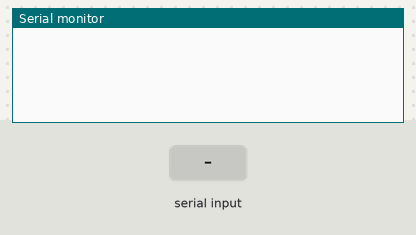
Recording of a sketch running on a simulated ESP32. Shown: the last lines printed to the serial monitor. The inputs (shaded band) are chosen by the test bench.

Above: at 1.2 s.
1.3 s: "Comunicacion cortada\n" received over the second serial link
At 2.2 s:
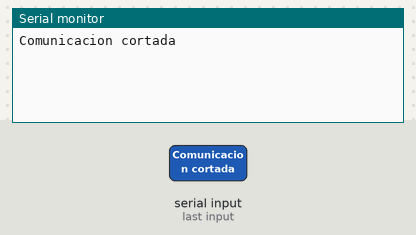
2.8 s: "90,45,200\n" received over the second serial link
At 3.3 s:
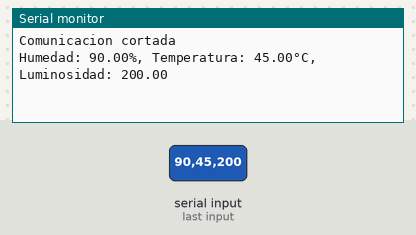

Measured:
- after the input at 1.3 s, the serial monitor: prints a new line at once (image 1)
- after the input at 2.8 s, the serial monitor: prints a new line at once (image 2)

The sketch:

MEGARx.ino
```cpp
String data;
float humedad, temperatura, luminosidad;

void setup()
{
    // Inicia la comunicación serial a 9600 baudios
    Serial.begin(9600);

    // Inicia la comunicación serial en el puerto 1 a 115200 baudios
    // Igual a la configuración Bluetooth de la ESP32
    Serial1.begin(115200);
}

void loop()
{
    if (Serial1.available())
    {
        // Lee la cadena de datos hasta que se encuentre un salto de línea
        data = Serial1.readStringUntil('\n');

        // Elimina los espacios en blanco al principio y al final de la cadena
        data.trim();

        // Si la línea es "Comunicacion cortada", terminar la adquisición de datos
        if (data == "Comunicacion cortada")
        {
            Serial.println("Comunicacion cortada");
            return;
        }
        else if (data == "Comunicacion activada")
        {
            // De esta forma no se mostraran por el puerto serie valores 0
            // de la adquisición de los datos, le estamos dando un margen
            return;
        }

        // Encuentra la posición de la primera coma
        int firstCommaIndex = data.indexOf(',');

        // Encuentra la posición de la segunda coma
        int secondCommaIndex = data.indexOf(',', firstCommaIndex + 1);

        // Divide la cadena de datos en partes y las convierte a float
        humedad = data.substring(0, firstCommaIndex).toFloat();
        temperatura = data.substring(firstCommaIndex + 1, secondCommaIndex).toFloat();
        luminosidad = data.substring(secondCommaIndex + 1).toFloat();

        // Imprime los valores de los sensores en la misma línea
        Serial.print("Humedad: ");
        Serial.print(humedad);
        Serial.print("%, Temperatura: ");
        Serial.print(temperatura);
        Serial.print("°C, Luminosidad: ");
        Serial.println(luminosidad);
    }
}
```
